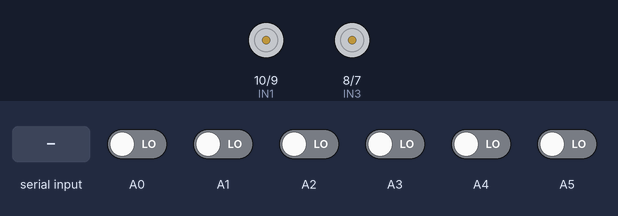
Simulated run of this sketch. Board: Arduino Uno, built with avr-gcc and run on an emulated ATmega328P. Shown: motor-driver pin pairs drawn as motors (green arrow = first pin HIGH = forward, orange = second pin HIGH = backward, longer = more drive, scaled by the enable pin). The test bench sets the inputs (shaded band); at power-on: A0–5 LOW. What the sketch prints to the serial monitor is not drawn.

Above: at 1.2 s.
1.3 s: "w" received over the second serial link
At 2.4 s:
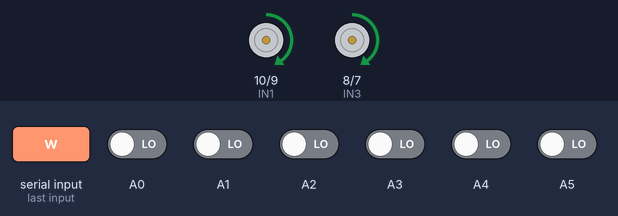
2.8 s: "s" received over the second serial link
At 4.0 s:
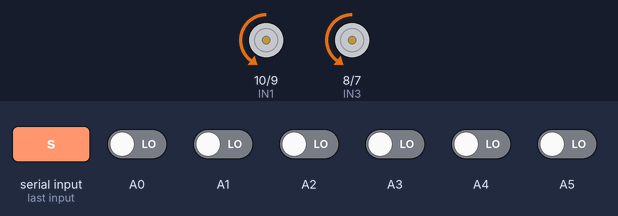
4.3 s: "a" received over the second serial link
At 5.3 s:
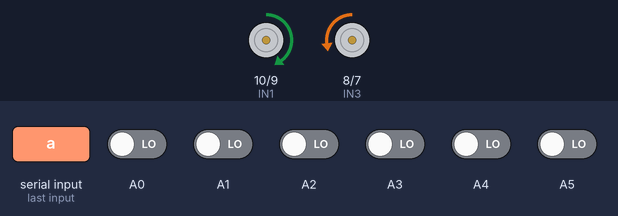
5.8 s: "d" received over the second serial link
At 6.4 s:
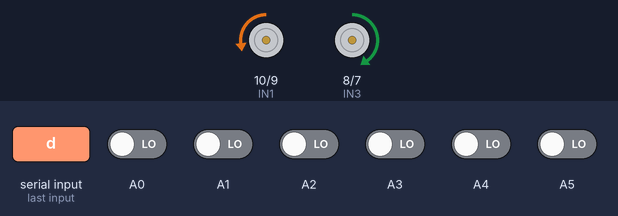
7.3 s: "p" received over the second serial link
At 7.7 s:
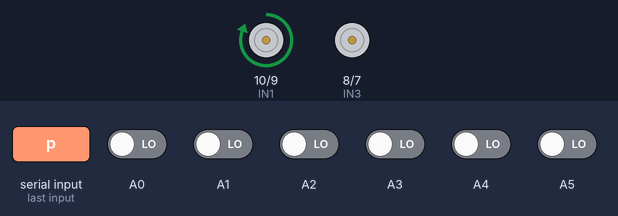
8.9 s: "q" received over the second serial link
At 9.9 s:
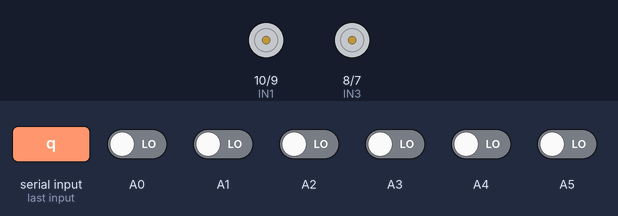
Timing chart, 0 to 11.4 s (numbered marks = the images above; inputs shaded):
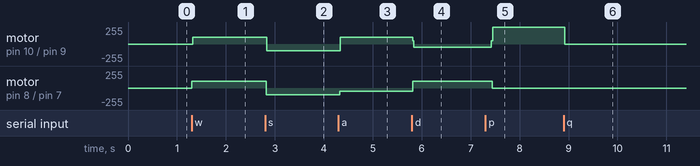

Measured:
- after the input at 1.3 s, motor on pin 10 (IN1) / pin 9 (IN2), motor on pin 8 (IN3) / pin 7 (IN4): stopped → forward 100/255 at once
- after the input at 2.8 s, motor on pin 10 (IN1) / pin 9 (IN2), motor on pin 8 (IN3) / pin 7 (IN4): forward 100/255 → backward 100/255 at once
- after the input at 4.3 s, motor on pin 10 (IN1) / pin 9 (IN2): backward 100/255 → forward 100/255 at once; motor on pin 8 (IN3) / pin 7 (IN4): backward 100/255 → backward 50/255 at once
- after the input at 5.8 s, motor on pin 10 (IN1) / pin 9 (IN2): forward 100/255 → backward 50/255 at once; motor on pin 8 (IN3) / pin 7 (IN4): backward 50/255 → forward 100/255 at once
- after the input at 7.3 s, motor on pin 10 (IN1) / pin 9 (IN2): backward 50/255 → forward 255/255 after 0.12 s; motor on pin 8 (IN3) / pin 7 (IN4): forward 100/255 → stopped after 0.14 s
- after the input at 8.9 s, motor on pin 10 (IN1) / pin 9 (IN2): forward 255/255 → stopped at once

The sketch:

test_run_car.ino
```cpp
#include  <SoftwareSerial.h>
SoftwareSerial BT(3, 2); // RX | TX

// initialize the pin
int ENA = 5;
int ENB = 6;
int IN1 = 10;
int IN2 = 9;
int IN3 = 8;
int IN4 = 7;

int Kp = 50;

int err;

String message;


void rightForward()
{
  digitalWrite(IN1,HIGH);
  digitalWrite(IN2,LOW);
  Serial.println("Right forward");
}

void leftForward()
{
  digitalWrite(IN3,HIGH);
  digitalWrite(IN4,LOW);
  Serial.println("Left forward");
}

void rightBackward()
{
  digitalWrite(IN1,LOW);
  digitalWrite(IN2,HIGH);
  Serial.println("Right backward");
}

void leftBackward()
{
  digitalWrite(IN3,LOW);
  Serial.println("Left backward");
}

void moveForward()
{
  analogWrite(ENA,100);
  analogWrite(ENB,100);
  leftForward();
  rightForward();
}

void moveBackward()
{
  analogWrite(ENA,100);
  digitalWrite(IN4,HIGH);
  analogWrite(ENB,100);
  leftBackward();
  rightBackward();
}

void turnLeftCenter()
{
  analogWrite(ENA,100);
  analogWrite(ENB,100);
  leftBackward();
  rightForward();
}


void turnRightCenter()
{
  analogWrite(ENA,100);
  analogWrite(ENB,100);
  leftForward();
  rightBackward();
}


void turnLeftPherical()
{
  analogWrite(ENA,100);
  analogWrite(ENB,50);
  leftBackward();
  rightForward();
}
void turnRightPherical()
{
  analogWrite(ENA,50);
  analogWrite(ENB,100);
  leftForward();
  rightBackward();
}

void stopCar()
{
  analogWrite(ENA,0);
  analogWrite(ENB,0);
  leftForward();
  rightForward();
}

void motorWriting(int vL, int vR, int error){      //speed and dir control

  int vRAdj = 0;
  int vLAdj = 0;


  vRAdj = vR - error * Kp;
  vLAdj = vL + error * Kp;


  if( vRAdj >= 0 )
    rightForward();
  else
  {
    rightBackward();
    vRAdj = -vRAdj;
  }

  if( vLAdj >= 0 )
    leftForward();
  else
  {
    leftBackward();
    vLAdj = -vLAdj;
  }


  if(vRAdj > 255)
  {
    vRAdj = 255;
  }
  if(vLAdj > 255)
  {
    vLAdj = 255;
  }

  if(err == -8 )
  {
    vRAdj = 0;
    vLAdj = 0;
  }
  /*
  Serial.print("vRAdj: ");
  Serial.println(vRAdj);
  Serial.print("vLAdj: ");
  Serial.println(vLAdj);
  */

  analogWrite(ENA ,vRAdj);
  analogWrite(ENB, vLAdj);

  //delay(2000);


}

// compute the error
int error(){


  int L3A = analogRead(A0);
  int L2A = analogRead(A1);
  int L1A = analogRead(A2);
  int R1A = analogRead(A3);
  int R2A = analogRead(A4);
  int R3A = analogRead(A5);


  int maxA = L3A;
  int err = -4;

  if( L2A > maxA )
  {
    maxA = L2A;
    err = -2;
  }
  if( L1A > maxA )
  {
    maxA = L1A;
    err = 0;
  }
  if( R1A > maxA )
  {
    maxA = R1A;
    err = 0;
  }
  if( R2A > maxA )
  {
    maxA = R2A;
    err = 2;
  }
  if( R3A > maxA )
  {
    maxA = R3A;
    err = 4;
  }

  if(maxA < 50 )
  {
    err = -8;
  }


  int L3 = digitalRead(A0);
  int L2 = digitalRead(A1);
  int L1 = digitalRead(A2);
  int R1 = digitalRead(A3);
  int R2 = digitalRead(A4);
  int R3 = digitalRead(A5);


  Serial.print("L3: ");
  Serial.println(L3);
  Serial.print("L2: ");
  Serial.println(L2);
  Serial.print("L1: ");
  Serial.println(L1);
  Serial.print("R1: ");
  Serial.println(R1);
  Serial.print("R2: ");
  Serial.println(R2);
  Serial.print("R3: ");
  Serial.println(R3);

  Serial.print("L3A: ");
  Serial.println(L3A);
  Serial.print("L2A: ");
  Serial.println(L2A);
  Serial.print("L1A: ");
  Serial.println(L1A);
  Serial.print("R1A: ");
  Serial.println(R1A);
  Serial.print("R2A: ");
  Serial.println(R2A);
  Serial.print("R3A: ");
  Serial.println(R3A);


return err;

}
void setup() {

  pinMode(ENA,OUTPUT);
  pinMode(IN1,OUTPUT);
  pinMode(IN2,OUTPUT);
  pinMode(IN3,OUTPUT);
  pinMode(IN4,OUTPUT);
  pinMode(ENB,OUTPUT);
  pinMode(A0, INPUT);
  pinMode(A1, INPUT);
  pinMode(A2, INPUT);
  pinMode(A3, INPUT);
  pinMode(A4, INPUT);
  pinMode(A5, INPUT);
  Serial.begin(9600);
  Serial.println("BT is ready!");
  BT.begin(9600);
}

void loop() {

  String instruction = "";

      while(Serial.available())
  {
    //while there is data available on the serial monitor
    message+=char(Serial.read());//store string from serial command
  }
  if(!Serial.available())
  {
    if(message!="")
    {
      //if data is available
      BT.println(message); //show the data
      message=""; //clear the data
    }
  }
    while(BT.available())
  {
    //while there is data available on the serial monitor
    message+=char(BT.read());//store string from serial command
  }
  if(!BT.available())
  {
    if(message!="")
    {
      //if data is available
      Serial.println(message); //show the data
      instruction = message;
      message=""; //clear the data
    }

  if(instruction == "w")
  {
    moveForward();
  }
  else if(instruction == "s")
  {
    moveBackward();
  }
  else if(instruction == "a")
  {
    turnLeftPherical();
  }
  else if(instruction == "d")
  {
    turnRightPherical();
  }
  else if(instruction == "p")
  {
    err = error();
    motorWriting(100,100,err);
  }
  else if(instruction == "q")
  {
    stopCar();
  }
  else
    Serial.println("Wrong Instructions!");

  delay(1);
  }
}
```
